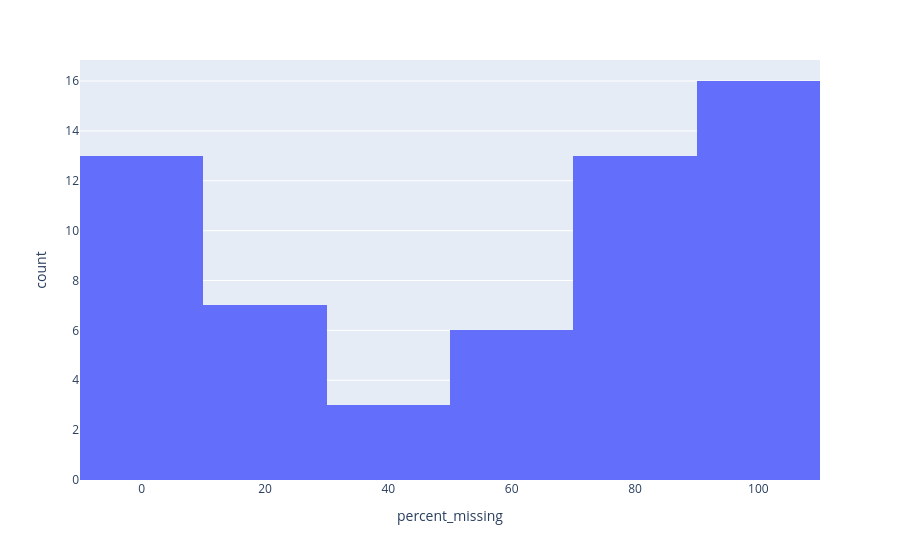

The code cell stored with this chart in its notebook:
### Code cell
# PLOT HERE
import plotly.express as px
fig = px.histogram(missing_value_df, x="percent_missing")
fig.show()

### Figure 1 — Plotly figure (JSON) as saved in the notebook; plotly's stock layout.template omitted (floating-point values rounded to 4 significant figures)
{"data": [{"bingroup": "x", "hovertemplate": "percent_missing=%{x}<br>count=%{y}<extra></extra>", "legendgroup": "", "marker": {"color": "#636efa", "pattern": {"shape": ""}}, "name": "", "orientation": "v", "showlegend": false, "type": "histogram", "x": [0.0, 0.0, 0.0, 0.0, 0.0, 0.0, 0.0, 0.0, 0.0, 0.0, 0.0, 0.0, 0.1, 89.1, 64.8, 52.2, 38.6, 25.4, 72.8, 80.0, 75.5, 71.1, 73.7, 90.9, 90.2, 42.2, 73.8, 73.9, 74.4, 81.4, 87.8, 65.4, 76.4, 75.5, 68.6, 24.0, 19.6, 18.6, 17.6, 18.6, 29.7, 46.5, 64.7, 66.7, 100.0, 95.0, 100.0, 99.2, 97.5, 96.5, 95.4, 98.3, 97.0, 97.1, 96.8, 97.9, 98.1, 99.9], "xaxis": "x", "yaxis": "y"}], "layout": {"barmode": "relative", "legend": {"tracegroupgap": 0}, "margin": {"t": 60}, "xaxis": {"anchor": "y", "domain": [0, 1], "title": {"text": "percent_missing"}}, "yaxis": {"anchor": "x", "domain": [0, 1], "title": {"text": "count"}}}}
